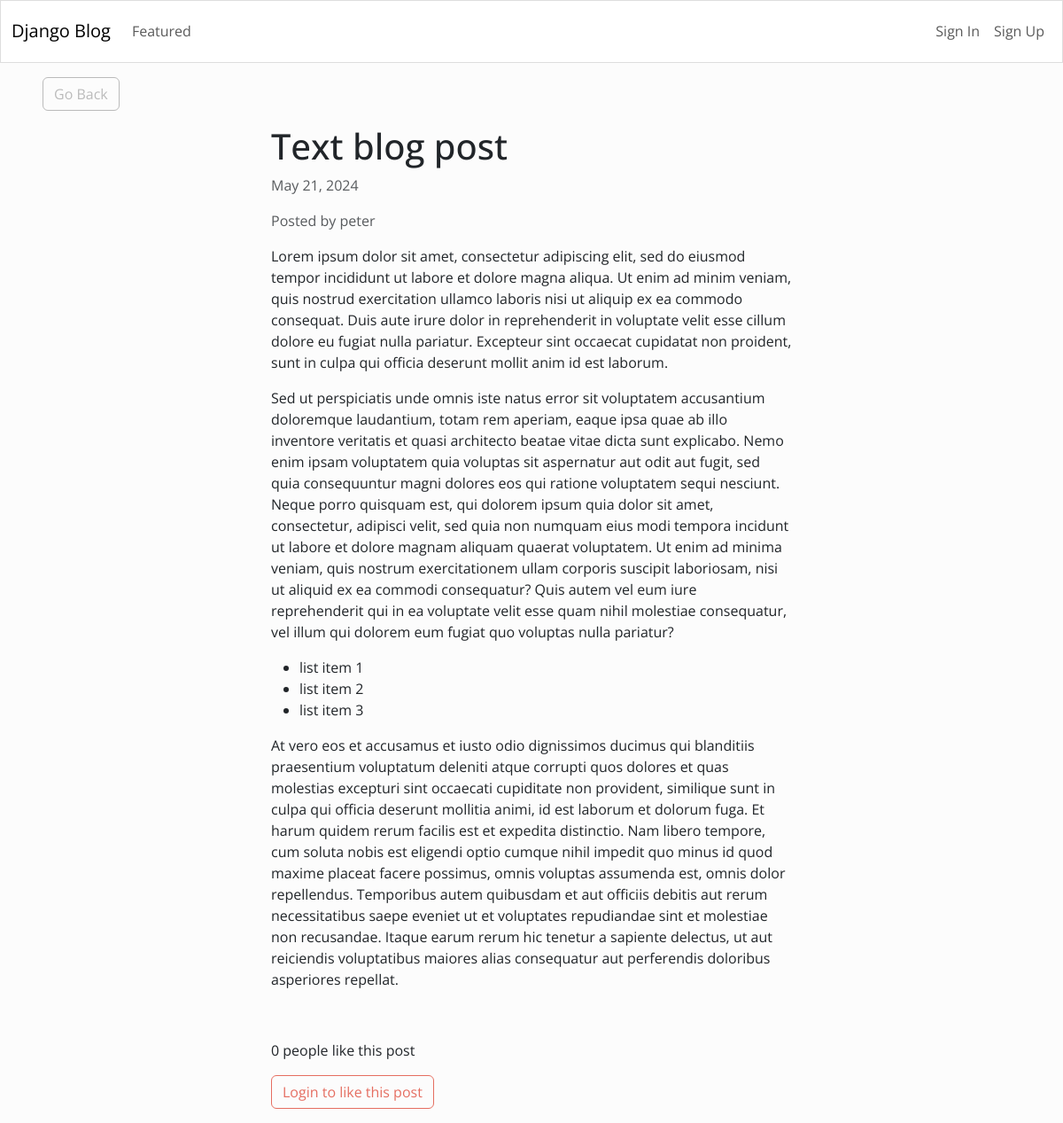
/1/, run on the app's committed database.
### blog/models.py (models this page shows)
class Article(models.Model):
	title = models.CharField(max_length=255)
	content = HTMLField()
	date = models.DateField(auto_now_add=True)
	author = models.ForeignKey(User, on_delete=models.CASCADE)
	featured = models.BooleanField(default=False)
	likes = models.ManyToManyField(User, related_name='likes', blank=True)

### blog/views.py (the view)
# urls.py: path('<int:pk>/', DetailArticleView.as_view(), name='detail_article'),
class DetailArticleView(DetailView):
    model = Article
    template_name = 'blog/blog_post.html'
    def get_context_data(self, *args, **kwargs):
        context = super(DetailArticleView, self).get_context_data(*args, **kwargs)
        context['liked_by_user'] = False
        article = Article.objects.get(id=self.kwargs.get('pk'))
        if article.likes.filter(pk=self.request.user.id).exists():
            context['liked_by_user'] = True
        return context

### blog/templates/blog/blog_post.html (shortened to what this page needs)
{% extends 'blog/base.html' %}
{% block content %}
<div class="row">
	<div class="col-md-4 col-12 mx-md-5 mx-2 mt-md-3 my-3">
		<a class="btn btn-outline-secondary" href="{% url 'index' %}">Go Back</a>
	</div>
</div>
<div class="row">
	<div class="col-md-6 col-11 mx-md-auto mb-3 pb-2 mx-3">
		<h1>{{ object.title }}</h1>
		<p class="text-muted">{{ object.date }}</p>
		<p class="text-muted">Posted by {{ object.author.username }}</p>
		<div>
			{{ object.content|safe }}
		</div>
	</div>
</div>
<div class="row my-3">
	<div class="col-md-6 col-12 mx-md-auto mx-3">
		{% if object.likes.count == 1 %}
			<p>{{ object.likes.count }} person likes this post</p>
		{% else %}
			<p>{{ object.likes.count }} people like this post</p>
		{% endif %}
		{% if request.user.is_authenticated %}
        {% if liked_by_user %}
				<form method="POST" action="{% url 'like_article' object.id %}">
					{% csrf_token %}
					<button class="btn btn-outline-primary"><ion-icon name="heart-dislike-outline"></ion-icon> Unlike this post</button>
				</form>
			{% else %}
				<form method="POST" action="{% url 'like_article' object.id %}">
					{% csrf_token %}
					<button class="btn btn-outline-primary"><ion-icon name="heart-outline"></ion-icon> Like this post</button>
				</form>
			{% endif %}
            {% else %}
			<button class="btn btn-outline-primary" disabled> Login to like this post</button>
		{% endif %}
	</div>
</div>
{% endblock %}

### data on the page
Article: title "Text blog post", date "May 21, 2024", author.username "peter", content "Lorem ipsum dolor sit amet, consectetur adipiscing elit, sed do eiusmod tempor incididunt ut labore et dolore magna aliqua. Ut enim ad minim veniam, quis nostrud exercitation ullamco laboris nisi ut aliquip ex ea commodo consequat. Duis aute irure dolor in reprehenderit in voluptate velit esse cillum dolore eu fugiat nulla pariatur. Excepteur sint occaecat cupidatat non proident, sunt in culpa qui officia deserunt mollit anim id est laborum. Sed ut perspiciatis unde omnis iste natus error sit voluptatem accusantium doloremque laudantium, totam rem aperiam, eaque ipsa quae ab illo inventore veritatis et quasi architecto beatae vitae dicta sunt explicabo. Nemo enim ipsam voluptatem quia…", likes.count "0"
